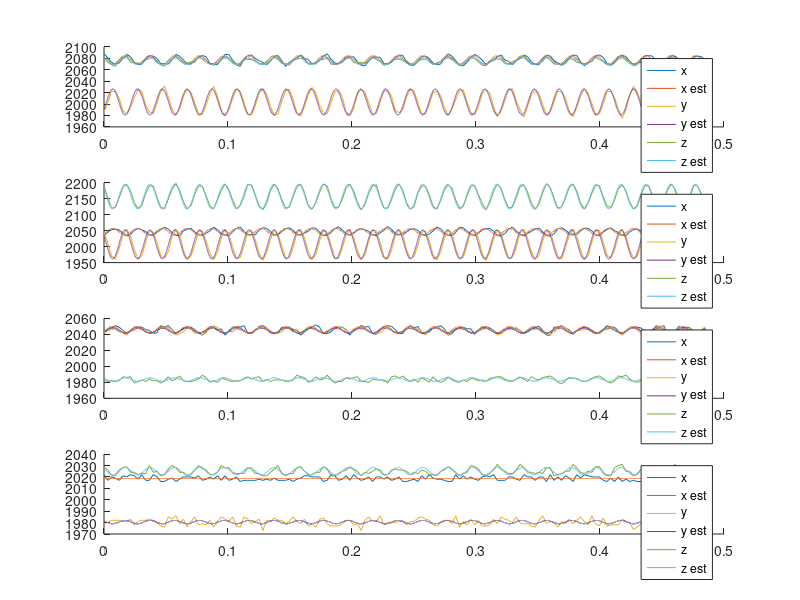

This figure's MATLAB source:
%% Load data
mag_data = importdata('lab3.txt');
mag_data = mag_data.data;

mag0_samples = mag_data(:,13:15);
mag0_ts = mag_data(:,1:3);
mag0_times = zeros(size(mag0_ts));

mag1_samples = mag_data(:,16:18);
mag1_ts = mag_data(:,4:6);
mag1_times = zeros(size(mag1_ts));

mag2_samples = mag_data(:,19:21);
mag2_ts = mag_data(:,7:9);
mag2_times = zeros(size(mag2_ts));

mag3_samples = mag_data(:,22:24);
mag3_ts = mag_data(:,10:12);
mag3_times = zeros(size(mag3_ts));

%% Compute time

for i=1:length(mag0_times(:,1))
    if (i == 1)
        mag0_times(i,1) = 0;
    else
        mag0_times(i,1) = mag0_times(i-1,1) + mag0_ts(i,1) * 10^(-8);
    end
    
    mag0_times(i,2) = mag0_times(i,1) + mag0_ts(i,2) * 10^(-8);
    mag0_times(i,3) = mag0_times(i,1) + mag0_ts(i,3) * 10^(-8);
    
    mag1_times(i,1) = mag0_times(i,1) + mag1_ts(i,1) * 10^(-8);
    mag1_times(i,2) = mag0_times(i,1) + mag1_ts(i,2) * 10^(-8);
    mag1_times(i,3) = mag0_times(i,1) + mag1_ts(i,3) * 10^(-8);
    
    mag2_times(i,1) = mag0_times(i,1) + mag2_ts(i,1) * 10^(-8);
    mag2_times(i,2) = mag0_times(i,1) + mag2_ts(i,2) * 10^(-8);
    mag2_times(i,3) = mag0_times(i,1) + mag2_ts(i,3) * 10^(-8);
    
    mag3_times(i,1) = mag0_times(i,1) + mag3_ts(i,1) * 10^(-8);
    mag3_times(i,2) = mag0_times(i,1) + mag3_ts(i,2) * 10^(-8);
    mag3_times(i,3) = mag0_times(i,1) + mag3_ts(i,3) * 10^(-8);
end

%% Concatenate data
mag_times = zeros(length(mag0_times(:,1)), 12);
mag_samples = zeros(length(mag0_times(:,1)), 12);

mag_times(:,1:3) = mag0_times;
mag_times(:,4:6) = mag1_times;
mag_times(:,7:9) = mag2_times;
mag_times(:,10:12) = mag3_times;

mag_samples(:,1:3) = mag0_samples;
mag_samples(:,4:6) = mag1_samples;
mag_samples(:,7:9) = mag2_samples;
mag_samples(:,10:12) = mag3_samples;

%% Find min-max-diff
max_vals = -inf*ones(12,1);
min_vals = inf*ones(12,1);

for i=1:12
    for j=1:length(mag_samples(:,i))
        if (mag_samples(j,i) > max_vals(i)) 
            max_vals(i) = mag_samples(j,i);
        end
        
        if (mag_samples(j,i) < min_vals(i))
            min_vals(i) = mag_samples(j,i);
        end
    end
end

diffs = max_vals - min_vals;

%% Find phase
[max_diff, phase_ref_idx] = max(diffs);

max_time = mag_times(end, phase_ref_idx);
min_time = mag_times(1, phase_ref_idx);

max_point_offsets = [];
idx = 1;

while true
    next_time = min_time + 1/50;
    
    if (next_time > max_time)
        break;
    end
    
    one_period_idx = find(mag_times(idx:end,phase_ref_idx) < next_time);
    
    last_idx = one_period_idx(end) + idx - 1;
    
    one_period = mag_samples(idx:last_idx, phase_ref_idx);
    one_period_times = mag_times(idx:last_idx, phase_ref_idx);
    
    [max_val, max_idx] = max(one_period);
    
    max_idx = max_idx + idx - 1;
    
    max_val_time = mag_times(max_idx, phase_ref_idx);
    
    max_time_offset = max_val_time - min_time + mag_times(1, phase_ref_idx);
    
    max_point_offsets = [max_point_offsets;max_time_offset];
    
    min_time = next_time;
    idx = last_idx + 1;    
end

avg_offset = mean(max_point_offsets);

phase = (avg_offset/(1/50)) * 2*pi;

%% LLS
n_samples = length(mag_samples(:,1));

A = zeros(n_samples*12, 12+12);
b = zeros(n_samples*12, 1);

for i=1:12
    offset_idx = i;
        
    for j=1:n_samples
        idx = (i-1)*n_samples+j;
        A(idx, offset_idx) = 1;
        
        A(idx,12+i) = sin(2*pi*50*mag_times(j,i)+phase);
        
        b(idx) = mag_samples(j,i);
    end
end

x = (A'*A)\A'*b;

est_offsets = x(1:12);
est_amplitudes = x(13:24);

%% Plot data
% subplot(4,1,1);
% hold on;
% plot(mag0_times(:,1), mag0_samples(:,1));
% plot(mag0_times(:,2), mag0_samples(:,2));
% plot(mag0_times(:,3), mag0_samples(:,3));
% legend('x','y','z');
% hold off;
% 
% subplot(4,1,2);
% hold on;
% plot(mag1_times(:,1), mag1_samples(:,1));
% plot(mag1_times(:,2), mag1_samples(:,2));
% plot(mag1_times(:,3), mag1_samples(:,3));
% legend('x','y','z');
% hold off;
% 
% subplot(4,1,3);
% hold on;
% plot(mag2_times(:,1), mag2_samples(:,1));
% plot(mag2_times(:,2), mag2_samples(:,2));
% plot(mag2_times(:,3), mag2_samples(:,3));
% legend('x','y','z');
% hold off;
% 
% subplot(4,1,4);
% hold on;
% plot(mag3_times(:,1), mag3_samples(:,1));
% plot(mag3_times(:,2), mag3_samples(:,2));
% plot(mag3_times(:,3), mag3_samples(:,3));
% legend('x','y','z');
% hold off;

for i=1:4
    subplot(4,1,i);
    hold on;
    
    for j=1:3
        plot_times = [mag_times(1,(i-1)*3+j):0.00001:mag_times(end,(i-1)*3+j)];
        plot(mag_times(:,(i-1)*3+j), mag_samples(:,(i-1)*3+j));
        plot(plot_times, est_offsets((i-1)*3+j)+est_amplitudes((i-1)*3+j).*sin(2*pi*50.*plot_times+phase));
    end
    
    legend("x","x est", "y","y est","z","z est");
    
    hold off;
end


